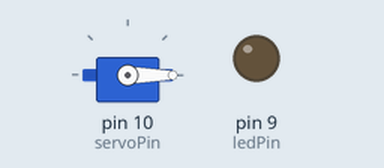
Simulated run of this sketch. Board: Arduino Uno, built with avr-gcc and run on an emulated ATmega328P. Parts: servo, output pins drawn as LEDs (lit = HIGH).

Above: at 0.05 s.
At 1.15 s:
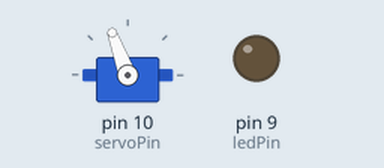
At 2.25 s:
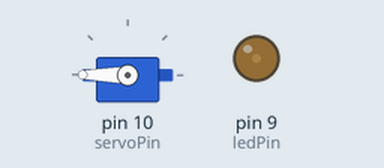
At 4.5 s:
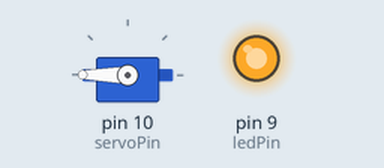
Timing chart, 0 to 5.9 s (numbered marks = the images above):
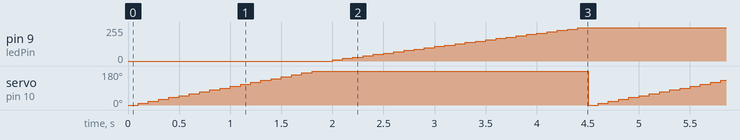

The sketch:

code.ino
```cpp
#include <Servo.h>

Servo myServo;
int servoPin = 10;
int ledPin = 9;
int angle = 0;
int brightness = 0;

void setup() {
  myServo.attach(servoPin);
  pinMode(ledPin, OUTPUT);
}

void loop() {
  for (angle = 0; angle <= 180; angle += 10) {
    myServo.write(angle);
    delay(100);
  }
  for (angle = 0; angle >= 180; angle -= 10) {
    myServo.write(angle);
    delay(100);
  }

  for (brightness = 0; brightness <= 255; brightness += 10) {
    analogWrite(ledPin, brightness);
    delay(100);
  }
  for (brightness = 255; brightness <= 0; brightness -= 10) {
    analogWrite(ledPin, brightness);
    delay(100);
  }
}
```

Measured:
- by itself, pin 9 (ledPin): ramps from 0/255 to 250/255 and jumps back, once every 4.5 s
- by itself, servo on pin 10 (servoPin): repeats every 4.5 s: 20° 0.10 s, 30° 0.10 s, 40° 0.10 s, 50° 0.10 s, 60° 0.10 s, 70° 0.10 s, 80° 0.10 s, 90° 0.10 s, 100° 0.10 s, 110° 0.10 s, 120° 0.10 s, 130° 0.10 s, 140° 0.10 s, 150° 0.10 s, 160° 0.10 s, 170° 0.10 s, 180° 2.7 s, 0° 0.10 s, 10° 0.10 s
